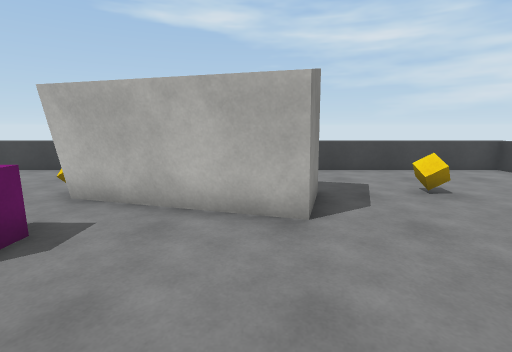
View 1 (above)

16 first-person views from a walk through a Unity game level. The camera is 1.5 m above the floor, tilts 10° down and sees 85° across. The floor is counted in squares, 1 m on a side. Each view is taken from the middle of a square. On the plan, view 1 faces up. The plan holds only what a view shows up to about 14 squares ahead; the rest is blank. The place goes on beyond the plan. The player is left out. Surface patterns are stand-ins for the level's own textures.

View 2
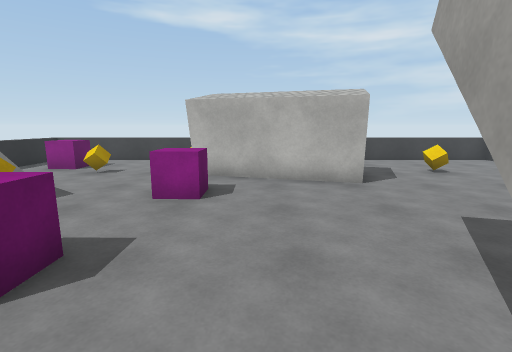

View 3
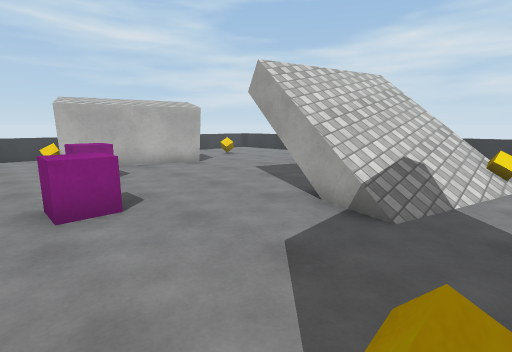

View 4
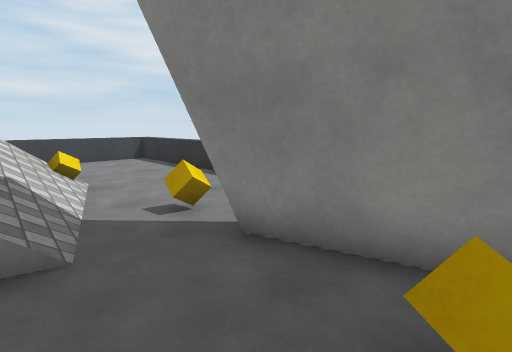

View 5
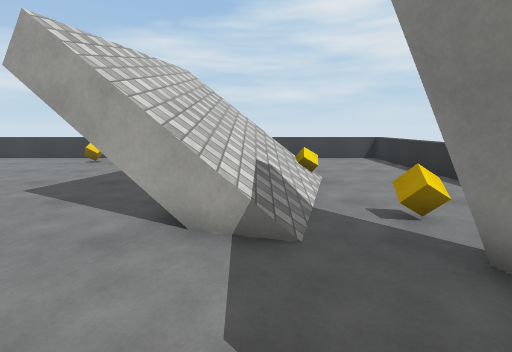

View 6
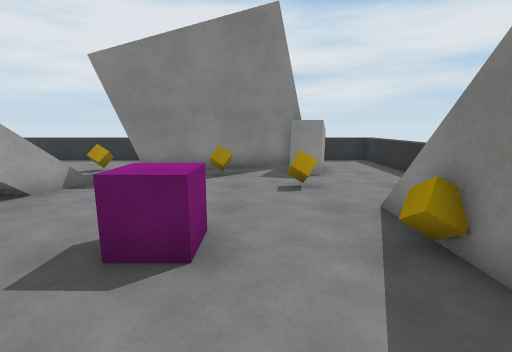

View 7
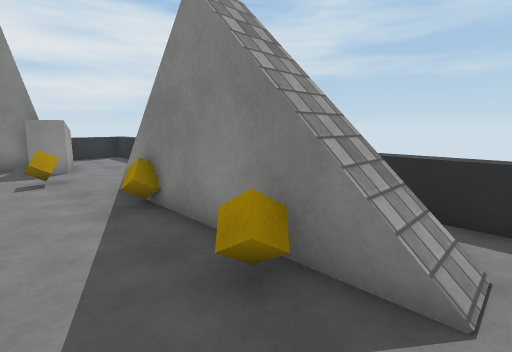

View 8
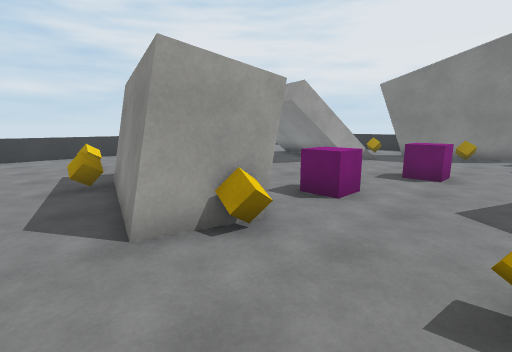

View 9
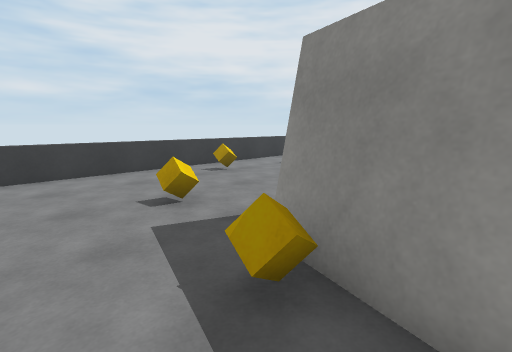

View 10
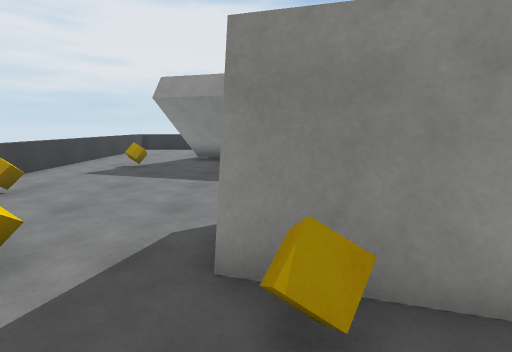

View 11
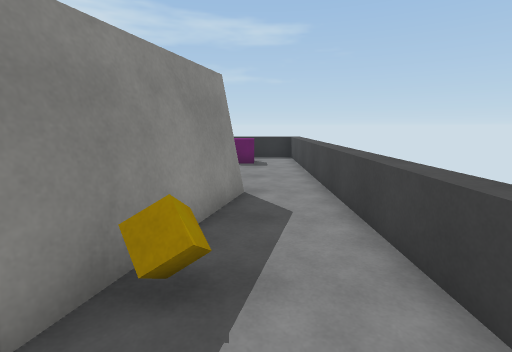

View 12
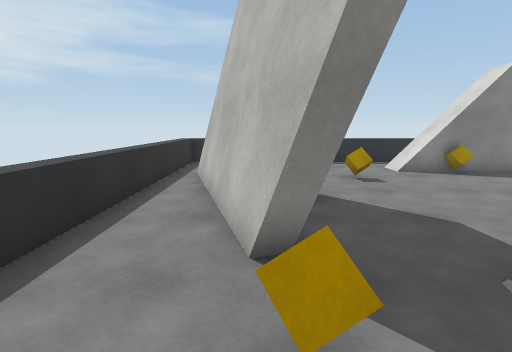

View 13
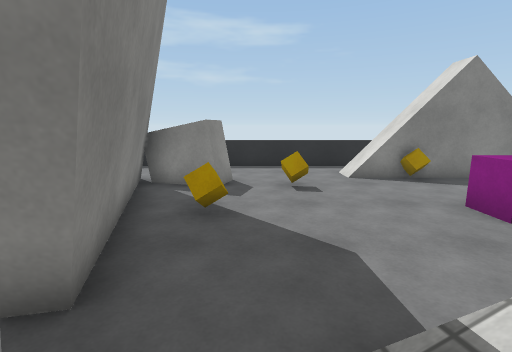

View 14
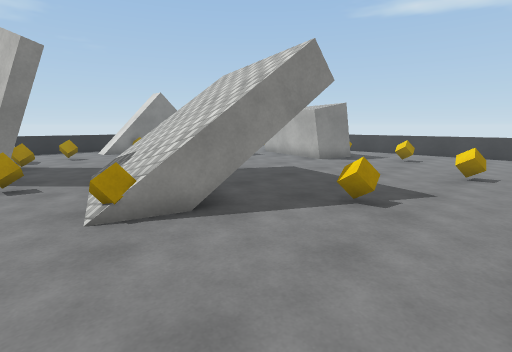

View 15
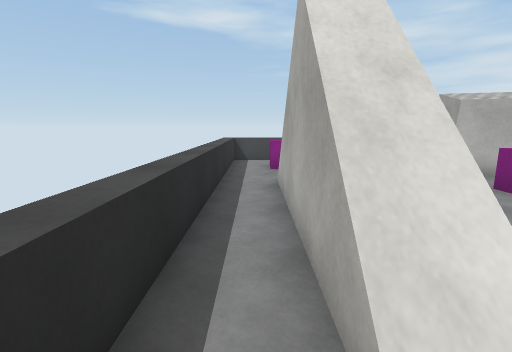

View 16
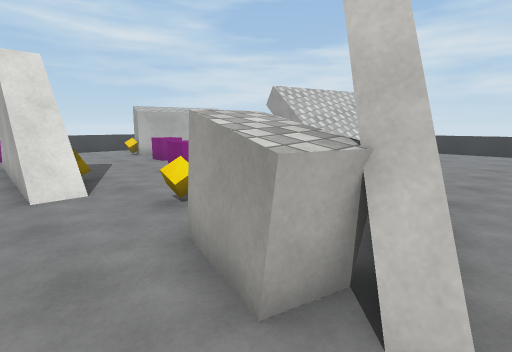

### Floor plan
Key: @ floor where view 1 was taken; # wall or solid block; x gap in a wall; . floor; / step, stairs or slope; = window, fence, low wall or low ledge; ^ raised ledge; O other object.
Columns run from 11 left of view 1 to 9 right of it. Each row starts with its distance up from view 1.
 10 ^^^^^^^^^^^^^^^^^^^^^
  9 =...................^
  8 =.O.................^
  7 =.O.....###O........^
  6 =...O..######..O....^
  5 =.......#####.......^
  4 =./....O...##.......^
  3 =./O...OO.........O.^
  2 =./.................^
  1 =.=.................^
  0 =.#O..OO...@........^
 -1 =.=...OO...//.......^
 -2 =.=.......//////.O..^
 -3 =........./////x....^
 -4 =...O.....//////....^
 -5 =..........///O.....^
 -6 =..OO.O......./.....^
 -7 =..OO#####O.........^
 -8 =.O####.............^
 -9 =..x................^
-10 #==#====== =========^

Where each view was taken, in squares from view 1:
view 1: 0 up, 0 right, facing up
view 2: 3 down, 2 left, facing up
view 3: 6 down, 6 left, facing up-right
view 4: 4 down, 5 left, facing down-right
view 5: 4 down, 5 left, facing right
view 6: 3 up, 6 left, facing down
view 7: 5 up, 6 left, facing down-left
view 8: 9 up, 7 left, facing down-right
view 9: 9 up, 1 left, facing down-right
view 10: 9 up, 1 right, facing down
view 11: 8 up, 3 right, facing left
view 12: 7 down, 1 right, facing left
view 13: 5 down, 0 right, facing left
view 14: 7 down, 8 right, facing up-left
view 15: 3 down, 10 left, facing up
view 16: 9 down, 10 left, facing up-right
